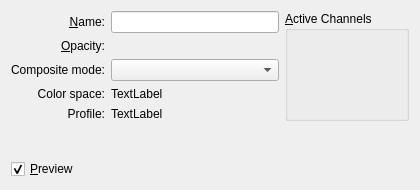
<?xml version="1.0" encoding="UTF-8"?>
<ui version="4.0">
 <class>WdgLayerProperties</class>
 <widget class="QWidget" name="WdgLayerProperties">
  <property name="geometry">
   <rect>
    <x>0</x>
    <y>0</y>
    <width>420</width>
    <height>190</height>
   </rect>
  </property>
  <property name="minimumSize">
   <size>
    <width>0</width>
    <height>190</height>
   </size>
  </property>
  <layout class="QGridLayout" name="gridLayout_2">
   <item row="0" column="0">
    <layout class="QGridLayout" name="gridLayout">
     <item row="0" column="0">
      <widget class="QLabel" name="textLabel1">
       <property name="text">
        <string>&amp;Name:</string>
       </property>
       <property name="alignment">
        <set>Qt::AlignRight|Qt::AlignTrailing|Qt::AlignVCenter</set>
       </property>
       <property name="buddy">
        <cstring>editName</cstring>
       </property>
      </widget>
     </item>
     <item row="0" column="1">
      <widget class="QLineEdit" name="editName"/>
     </item>
     <item row="1" column="0">
      <widget class="QLabel" name="textLabel3">
       <property name="text">
        <string>&amp;Opacity:</string>
       </property>
       <property name="alignment">
        <set>Qt::AlignRight|Qt::AlignTrailing|Qt::AlignVCenter</set>
       </property>
       <property name="buddy">
        <cstring>intOpacity</cstring>
       </property>
      </widget>
     </item>
     <item row="1" column="1">
      <widget class="KisSliderSpinBox" name="intOpacity" native="true"/>
     </item>
     <item row="2" column="0">
      <widget class="QLabel" name="textLabel4">
       <property name="text">
        <string>Composite mode:</string>
       </property>
       <property name="alignment">
        <set>Qt::AlignRight|Qt::AlignTrailing|Qt::AlignVCenter</set>
       </property>
      </widget>
     </item>
     <item row="3" column="0">
      <widget class="QLabel" name="lblColorSpaces">
       <property name="text">
        <string>Color space:</string>
       </property>
       <property name="alignment">
        <set>Qt::AlignRight|Qt::AlignTrailing|Qt::AlignVCenter</set>
       </property>
      </widget>
     </item>
     <item row="3" column="1">
      <widget class="QLabel" name="lblColorSpace">
       <property name="text">
        <string comment="KDE::DoNotExtract">TextLabel</string>
       </property>
      </widget>
     </item>
     <item row="4" column="0">
      <widget class="QLabel" name="lblProfiles">
       <property name="text">
        <string>Profile:</string>
       </property>
       <property name="alignment">
        <set>Qt::AlignRight|Qt::AlignTop|Qt::AlignTrailing</set>
       </property>
      </widget>
     </item>
     <item row="4" column="1">
      <widget class="QLabel" name="lblProfile">
       <property name="text">
        <string comment="KDE::DoNotExtract">TextLabel</string>
       </property>
       <property name="textFormat">
        <enum>Qt::PlainText</enum>
       </property>
       <property name="wordWrap">
        <bool>true</bool>
       </property>
      </widget>
     </item>
     <item row="2" column="1">
      <widget class="KisCompositeOpComboBox" name="cmbComposite"/>
     </item>
    </layout>
   </item>
   <item row="1" column="0">
    <spacer name="verticalSpacer_2">
     <property name="orientation">
      <enum>Qt::Vertical</enum>
     </property>
     <property name="sizeHint" stdset="0">
      <size>
       <width>126</width>
       <height>78</height>
      </size>
     </property>
    </spacer>
   </item>
   <item row="2" column="0">
    <widget class="QCheckBox" name="checkBoxPreview">
     <property name="text">
      <string>&amp;Preview</string>
     </property>
     <property name="checked">
      <bool>true</bool>
     </property>
    </widget>
   </item>
   <item row="0" column="1">
    <widget class="QGroupBox" name="grpActiveChannels">
     <property name="sizePolicy">
      <sizepolicy hsizetype="Preferred" vsizetype="MinimumExpanding">
       <horstretch>0</horstretch>
       <verstretch>0</verstretch>
      </sizepolicy>
     </property>
     <property name="toolTip">
      <string>Select the set of active channels.</string>
     </property>
     <property name="whatsThis">
      <string>Select the set of active channels. Only active channels will be visible, filtered or affected by painting.</string>
     </property>
     <property name="title">
      <string>&amp;Active Channels</string>
     </property>
    </widget>
   </item>
  </layout>
 </widget>
 <customwidgets>
  <customwidget>
   <class>KisSliderSpinBox</class>
   <extends>QWidget</extends>
   <header>kis_slider_spin_box.h</header>
  </customwidget>
  <customwidget>
   <class>KisCompositeOpComboBox</class>
   <extends>QComboBox</extends>
   <header>widgets/kis_cmb_composite.h</header>
  </customwidget>
 </customwidgets>
 <resources/>
 <connections/>
</ui>
